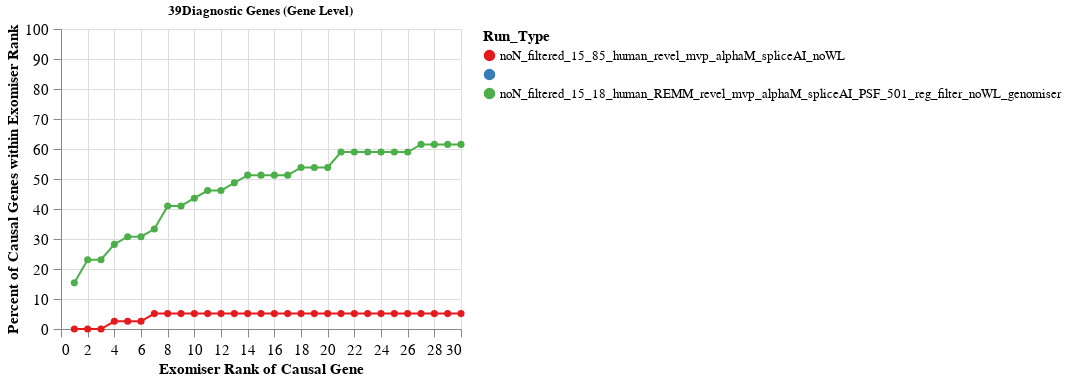

Notebook code for this chart:
### Markdown cell above
## Gene level

### Code cell
domain = [ 'noN_filtered_15_85_human_revel_mvp_alphaM_spliceAI_noWL','','','noN_filtered_15_18_human_REMM_revel_mvp_alphaM_spliceAI_PSF_501_reg_filter_noWL_genomiser']

run_types = ['noN_filtered_15_18_human_REMM_revel_mvp_alphaM_spliceAI_PSF_501_reg_filter_noWL_genomiser', 'noN_filtered_15_85_human_revel_mvp_alphaM_spliceAI_noWL']
gene_success = success_table[['ID','Gene_Level_noN_filtered_15_85_human_revel_mvp_alphaM_spliceAI_noWL','Gene_Level_rank_noN_filtered_15_85_human_revel_mvp_alphaM_spliceAI_noWL','Gene_Level_noN_filtered_15_18_human_REMM_revel_mvp_alphaM_spliceAI_PSF_501_reg_filter_noWL_genomiser','Gene_Level_rank_noN_filtered_15_18_human_REMM_revel_mvp_alphaM_spliceAI_PSF_501_reg_filter_noWL_genomiser']].drop_duplicates()
gs_exomiser_df,denom = ps.create_df_gene(300, run_types, gene_success)
gene_level = ps.create_plot_gene(denom, gs_exomiser_df, domain, 'set1', False,domain).properties(width=400, height=300)
gene_level.configure_axis(
    labelFontSize=15,
    labelPadding= 5,
    tickSize=8,
    titleFontSize=15,
    labelFont='arial',
    titleFont='arial',
    labelLimit=0
    ).configure_legend(
        labelLimit=0,labelFontSize=13, titleFontSize=15, labelFont='arial', titleFont='arial')

### Figure 1 — Vega-Lite specification as saved in the notebook (floating-point values rounded to 4 significant figures)
{"config": {"view": {"continuousWidth": 300, "continuousHeight": 300}, "axis": {"labelFont": "arial", "labelFontSize": 15, "labelLimit": 0, "labelPadding": 5, "tickSize": 8, "titleFont": "arial", "titleFontSize": 15}, "legend": {"labelFont": "arial", "labelFontSize": 13, "labelLimit": 0, "titleFont": "arial", "titleFontSize": 15}}, "data": {"name": "data-d5e31e4639f7e2565018e4af4e4faadc"}, "mark": {"type": "line", "point": {"size": 50}}, "encoding": {"color": {"field": "Run_Type", "scale": {"domain": ["noN_filtered_15_85_human_revel_mvp_alphaM_spliceAI_noWL", "", "", "noN_filtered_15_18_human_REMM_revel_mvp_alphaM_spliceAI_PSF_501_reg_filter_noWL_genomiser"], "scheme": "set1"}, "sort": ["noN_filtered_15_85_human_revel_mvp_alphaM_spliceAI_noWL", "", "", "noN_filtered_15_18_human_REMM_revel_mvp_alphaM_spliceAI_PSF_501_reg_filter_noWL_genomiser"], "type": "nominal"}, "tooltip": [{"field": "Rank", "type": "quantitative"}, {"field": "Percent_Variants", "type": "quantitative"}, {"field": "Run_Type", "type": "nominal"}], "x": {"field": "Rank", "title": "Exomiser Rank of Causal Gene", "type": "quantitative"}, "y": {"field": "Percent_Variants", "scale": {"domain": [0, 100]}, "title": "Percent of Causal Genes within Exomiser Rank", "type": "quantitative"}}, "height": 300, "title": "39Diagnostic Genes (Gene Level)", "width": 400, "$schema": "https://vega.github.io/schema/vega-lite/v5.17.0.json", "datasets": {"data-d5e31e4639f7e2565018e4af4e4faadc": [{"Rank": 1, "NumPatients": 6, "Percent_Variants": 15.38, "Run_Type": "noN_filtered_15_18_human_REMM_revel_mvp_alphaM_spliceAI_PSF_501_reg_filter_noWL_genomiser"}, {"Rank": 2, "NumPatients": 9, "Percent_Variants": 23.08, "Run_Type": "noN_filtered_15_18_human_REMM_revel_mvp_alphaM_spliceAI_PSF_501_reg_filter_noWL_genomiser"}, {"Rank": 3, "NumPatients": 9, "Percent_Variants": 23.08, "Run_Type": "noN_filtered_15_18_human_REMM_revel_mvp_alphaM_spliceAI_PSF_501_reg_filter_noWL_genomiser"}, {"Rank": 4, "NumPatients": 11, "Percent_Variants": 28.21, "Run_Type": "noN_filtered_15_18_human_REMM_revel_mvp_alphaM_spliceAI_PSF_501_reg_filter_noWL_genomiser"}, {"Rank": 5, "NumPatients": 12, "Percent_Variants": 30.77, "Run_Type": "noN_filtered_15_18_human_REMM_revel_mvp_alphaM_spliceAI_PSF_501_reg_filter_noWL_genomiser"}, {"Rank": 6, "NumPatients": 12, "Percent_Variants": 30.77, "Run_Type": "noN_filtered_15_18_human_REMM_revel_mvp_alphaM_spliceAI_PSF_501_reg_filter_noWL_genomiser"}, {"Rank": 7, "NumPatients": 13, "Percent_Variants": 33.33, "Run_Type": "noN_filtered_15_18_human_REMM_revel_mvp_alphaM_spliceAI_PSF_501_reg_filter_noWL_genomiser"}, {"Rank": 8, "NumPatients": 16, "Percent_Variants": 41.03, "Run_Type": "noN_filtered_15_18_human_REMM_revel_mvp_alphaM_spliceAI_PSF_501_reg_filter_noWL_genomiser"}, {"Rank": 9, "NumPatients": 16, "Percent_Variants": 41.03, "Run_Type": "noN_filtered_15_18_human_REMM_revel_mvp_alphaM_spliceAI_PSF_501_reg_filter_noWL_genomiser"}, {"Rank": 10, "NumPatients": 17, "Percent_Variants": 43.59, "Run_Type": "noN_filtered_15_18_human_REMM_revel_mvp_alphaM_spliceAI_PSF_501_reg_filter_noWL_genomiser"}, {"Rank": 11, "NumPatients": 18, "Percent_Variants": 46.15, "Run_Type": "noN_filtered_15_18_human_REMM_revel_mvp_alphaM_spliceAI_PSF_501_reg_filter_noWL_genomiser"}, {"Rank": 12, "NumPatients": 18, "Percent_Variants": 46.15, "Run_Type": "noN_filtered_15_18_human_REMM_revel_mvp_alphaM_spliceAI_PSF_501_reg_filter_noWL_genomiser"}, {"Rank": 13, "NumPatients": 19, "Percent_Variants": 48.72, "Run_Type": "noN_filtered_15_18_human_REMM_revel_mvp_alphaM_spliceAI_PSF_501_reg_filter_noWL_genomiser"}, {"Rank": 14, "NumPatients": 20, "Percent_Variants": 51.28, "Run_Type": "noN_filtered_15_18_human_REMM_revel_mvp_alphaM_spliceAI_PSF_501_reg_filter_noWL_genomiser"}, {"Rank": 15, "NumPatients": 20, "Percent_Variants": 51.28, "Run_Type": "noN_filtered_15_18_human_REMM_revel_mvp_alphaM_spliceAI_PSF_501_reg_filter_noWL_genomiser"}, {"Rank": 16, "NumPatients": 20, "Percent_Variants": 51.28, "Run_Type": "noN_filtered_15_18_human_REMM_revel_mvp_alphaM_spliceAI_PSF_501_reg_filter_noWL_genomiser"}, {"Rank": 17, "NumPatients": 20, "Percent_Variants": 51.28, "Run_Type": "noN_filtered_15_18_human_REMM_revel_mvp_alphaM_spliceAI_PSF_501_reg_filter_noWL_genomiser"}, {"Rank": 18, "NumPatients": 21, "Percent_Variants": 53.85, "Run_Type": "noN_filtered_15_18_human_REMM_revel_mvp_alphaM_spliceAI_PSF_501_reg_filter_noWL_genomiser"}, {"Rank": 19, "NumPatients": 21, "Percent_Variants": 53.85, "Run_Type": "noN_filtered_15_18_human_REMM_revel_mvp_alphaM_spliceAI_PSF_501_reg_filter_noWL_genomiser"}, {"Rank": 20, "NumPatients": 21, "Percent_Variants": 53.85, "Run_Type": "noN_filtered_15_18_human_REMM_revel_mvp_alphaM_spliceAI_PSF_501_reg_filter_noWL_genomiser"}, {"Rank": 21, "NumPatients": 23, "Percent_Variants": 58.97, "Run_Type": "noN_filtered_15_18_human_REMM_revel_mvp_alphaM_spliceAI_PSF_501_reg_filter_noWL_genomiser"}, {"Rank": 22, "NumPatients": 23, "Percent_Variants": 58.97, "Run_Type": "noN_filtered_15_18_human_REMM_revel_mvp_alphaM_spliceAI_PSF_501_reg_filter_noWL_genomiser"}, {"Rank": 23, "NumPatients": 23, "Percent_Variants": 58.97, "Run_Type": "noN_filtered_15_18_human_REMM_revel_mvp_alphaM_spliceAI_PSF_501_reg_filter_noWL_genomiser"}, {"Rank": 24, "NumPatients": 23, "Percent_Variants": 58.97, "Run_Type": "noN_filtered_15_18_human_REMM_revel_mvp_alphaM_spliceAI_PSF_501_reg_filter_noWL_genomiser"}, {"Rank": 25, "NumPatients": 23, "Percent_Variants": 58.97, "Run_Type": "noN_filtered_15_18_human_REMM_revel_mvp_alphaM_spliceAI_PSF_501_reg_filter_noWL_genomiser"}, {"Rank": 26, "NumPatients": 23, "Percent_Variants": 58.97, "Run_Type": "noN_filtered_15_18_human_REMM_revel_mvp_alphaM_spliceAI_PSF_501_reg_filter_noWL_genomiser"}, {"Rank": 27, "NumPatients": 24, "Percent_Variants": 61.54, "Run_Type": "noN_filtered_15_18_human_REMM_revel_mvp_alphaM_spliceAI_PSF_501_reg_filter_noWL_genomiser"}, {"Rank": 28, "NumPatients": 24, "Percent_Variants": 61.54, "Run_Type": "noN_filtered_15_18_human_REMM_revel_mvp_alphaM_spliceAI_PSF_501_reg_filter_noWL_genomiser"}, {"Rank": 29, "NumPatients": 24, "Percent_Variants": 61.54, "Run_Type": "noN_filtered_15_18_human_REMM_revel_mvp_alphaM_spliceAI_PSF_501_reg_filter_noWL_genomiser"}, {"Rank": 30, "NumPatients": 24, "Percent_Variants": 61.54, "Run_Type": "noN_filtered_15_18_human_REMM_revel_mvp_alphaM_spliceAI_PSF_501_reg_filter_noWL_genomiser"}, {"Rank": 1, "NumPatients": 0, "Percent_Variants": 0.0, "Run_Type": "noN_filtered_15_85_human_revel_mvp_alphaM_spliceAI_noWL"}, {"Rank": 2, "NumPatients": 0, "Percent_Variants": 0.0, "Run_Type": "noN_filtered_15_85_human_revel_mvp_alphaM_spliceAI_noWL"}, {"Rank": 3, "NumPatients": 0, "Percent_Variants": 0.0, "Run_Type": "noN_filtered_15_85_human_revel_mvp_alphaM_spliceAI_noWL"}, {"Rank": 4, "NumPatients": 1, "Percent_Variants": 2.564, "Run_Type": "noN_filtered_15_85_human_revel_mvp_alphaM_spliceAI_noWL"}, {"Rank": 5, "NumPatients": 1, "Percent_Variants": 2.564, "Run_Type": "noN_filtered_15_85_human_revel_mvp_alphaM_spliceAI_noWL"}, {"Rank": 6, "NumPatients": 1, "Percent_Variants": 2.564, "Run_Type": "noN_filtered_15_85_human_revel_mvp_alphaM_spliceAI_noWL"}, {"Rank": 7, "NumPatients": 2, "Percent_Variants": 5.128, "Run_Type": "noN_filtered_15_85_human_revel_mvp_alphaM_spliceAI_noWL"}, {"Rank": 8, "NumPatients": 2, "Percent_Variants": 5.128, "Run_Type": "noN_filtered_15_85_human_revel_mvp_alphaM_spliceAI_noWL"}, {"Rank": 9, "NumPatients": 2, "Percent_Variants": 5.128, "Run_Type": "noN_filtered_15_85_human_revel_mvp_alphaM_spliceAI_noWL"}, {"Rank": 10, "NumPatients": 2, "Percent_Variants": 5.128, "Run_Type": "noN_filtered_15_85_human_revel_mvp_alphaM_spliceAI_noWL"}, {"Rank": 11, "NumPatients": 2, "Percent_Variants": 5.128, "Run_Type": "noN_filtered_15_85_human_revel_mvp_alphaM_spliceAI_noWL"}, {"Rank": 12, "NumPatients": 2, "Percent_Variants": 5.128, "Run_Type": "noN_filtered_15_85_human_revel_mvp_alphaM_spliceAI_noWL"}, {"Rank": 13, "NumPatients": 2, "Percent_Variants": 5.128, "Run_Type": "noN_filtered_15_85_human_revel_mvp_alphaM_spliceAI_noWL"}, {"Rank": 14, "NumPatients": 2, "Percent_Variants": 5.128, "Run_Type": "noN_filtered_15_85_human_revel_mvp_alphaM_spliceAI_noWL"}, {"Rank": 15, "NumPatients": 2, "Percent_Variants": 5.128, "Run_Type": "noN_filtered_15_85_human_revel_mvp_alphaM_spliceAI_noWL"}, {"Rank": 16, "NumPatients": 2, "Percent_Variants": 5.128, "Run_Type": "noN_filtered_15_85_human_revel_mvp_alphaM_spliceAI_noWL"}, {"Rank": 17, "NumPatients": 2, "Percent_Variants": 5.128, "Run_Type": "noN_filtered_15_85_human_revel_mvp_alphaM_spliceAI_noWL"}, {"Rank": 18, "NumPatients": 2, "Percent_Variants": 5.128, "Run_Type": "noN_filtered_15_85_human_revel_mvp_alphaM_spliceAI_noWL"}, {"Rank": 19, "NumPatients": 2, "Percent_Variants": 5.128, "Run_Type": "noN_filtered_15_85_human_revel_mvp_alphaM_spliceAI_noWL"}, {"Rank": 20, "NumPatients": 2, "Percent_Variants": 5.128, "Run_Type": "noN_filtered_15_85_human_revel_mvp_alphaM_spliceAI_noWL"}, {"Rank": 21, "NumPatients": 2, "Percent_Variants": 5.128, "Run_Type": "noN_filtered_15_85_human_revel_mvp_alphaM_spliceAI_noWL"}, {"Rank": 22, "NumPatients": 2, "Percent_Variants": 5.128, "Run_Type": "noN_filtered_15_85_human_revel_mvp_alphaM_spliceAI_noWL"}, {"Rank": 23, "NumPatients": 2, "Percent_Variants": 5.128, "Run_Type": "noN_filtered_15_85_human_revel_mvp_alphaM_spliceAI_noWL"}, {"Rank": 24, "NumPatients": 2, "Percent_Variants": 5.128, "Run_Type": "noN_filtered_15_85_human_revel_mvp_alphaM_spliceAI_noWL"}, {"Rank": 25, "NumPatients": 2, "Percent_Variants": 5.128, "Run_Type": "noN_filtered_15_85_human_revel_mvp_alphaM_spliceAI_noWL"}, {"Rank": 26, "NumPatients": 2, "Percent_Variants": 5.128, "Run_Type": "noN_filtered_15_85_human_revel_mvp_alphaM_spliceAI_noWL"}, {"Rank": 27, "NumPatients": 2, "Percent_Variants": 5.128, "Run_Type": "noN_filtered_15_85_human_revel_mvp_alphaM_spliceAI_noWL"}, {"Rank": 28, "NumPatients": 2, "Percent_Variants": 5.128, "Run_Type": "noN_filtered_15_85_human_revel_mvp_alphaM_spliceAI_noWL"}, {"Rank": 29, "NumPatients": 2, "Percent_Variants": 5.128, "Run_Type": "noN_filtered_15_85_human_revel_mvp_alphaM_spliceAI_noWL"}, {"Rank": 30, "NumPatients": 2, "Percent_Variants": 5.128, "Run_Type": "noN_filtered_15_85_human_revel_mvp_alphaM_spliceAI_noWL"}]}}
